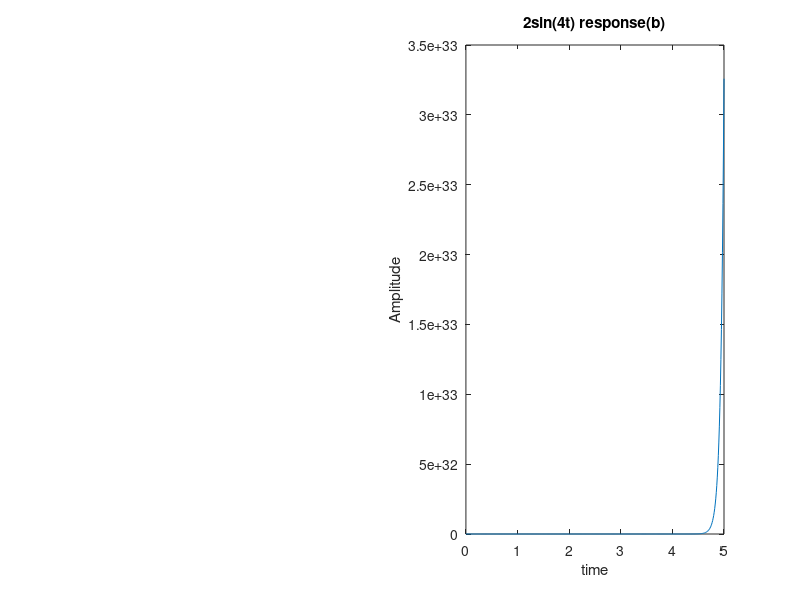

Source code (MATLAB):
subplot(1,2,1)
G = tf([0 2] , [1 -16]);
step(G);
subplot(1,2,2)
tp = 5;
t = 0:0.01:tp;
U = 2 * sin(4*t);
Y = lsim(G,U,t);
plot(t,Y);
title('2sin(4t) response(b)')
xlabel('time')
ylabel('Amplitude')